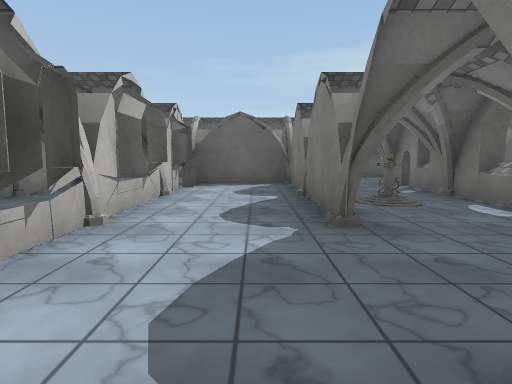
[1] (above)

15 first-person views from a walk through a 3-D level made in the Unity game engine. The camera is 1.5 m above the floor, tilts 6° down and sees 75° across. The floor is counted in squares, 2.67 m on a side. Each view is taken from the middle of a square. On the plan, view 1 faces up. The plan holds only what a view shows up to about 9 squares ahead; the rest is blank. The player is left out. Some surface patterns are stand-ins.

[2]
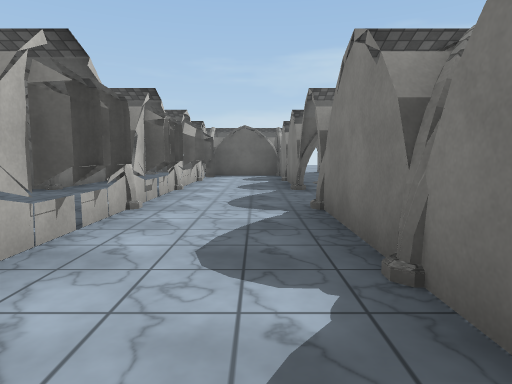

[3]
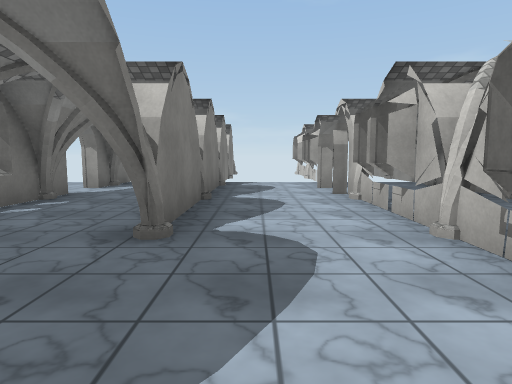

[4]
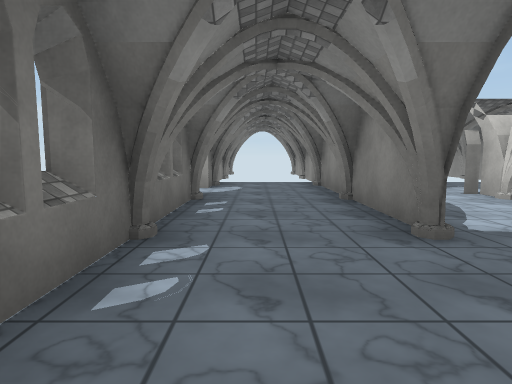

[5]
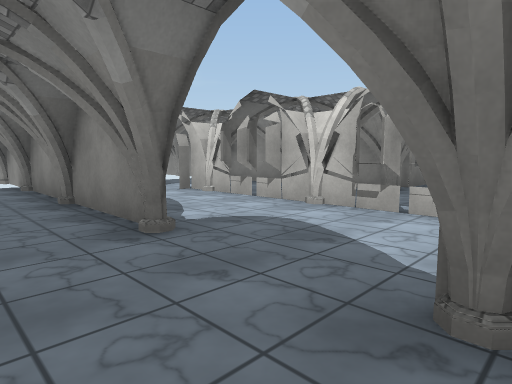

[6]
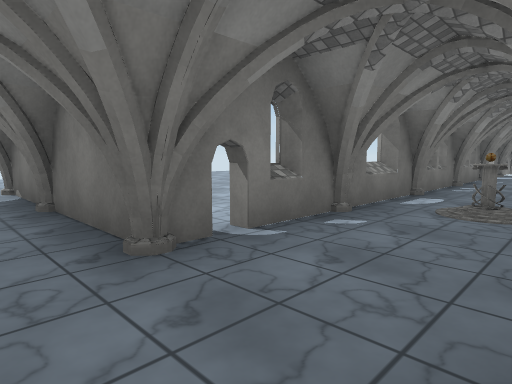

[7]
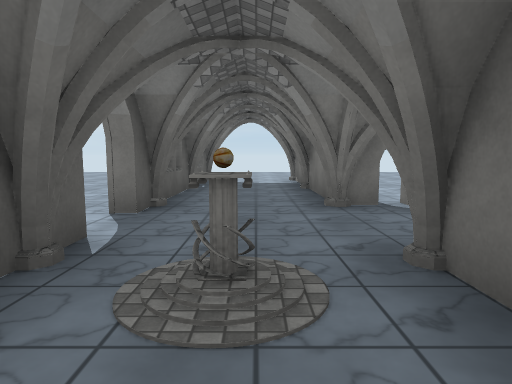

[8]
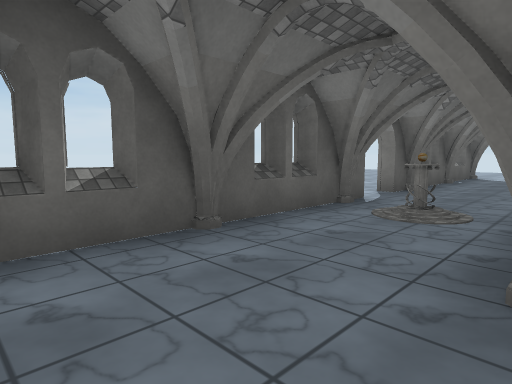

[9]
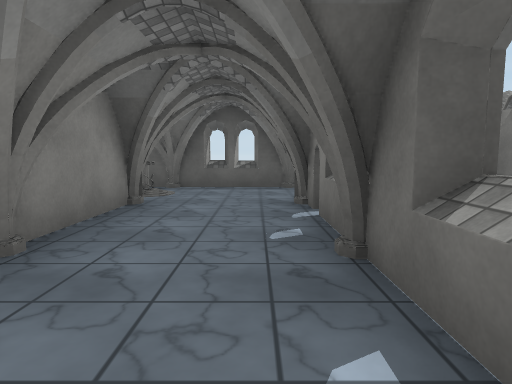

[10]
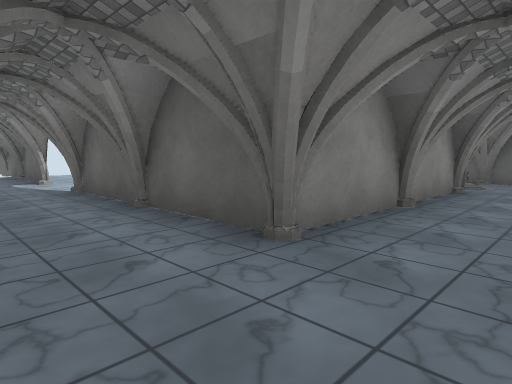

[11]
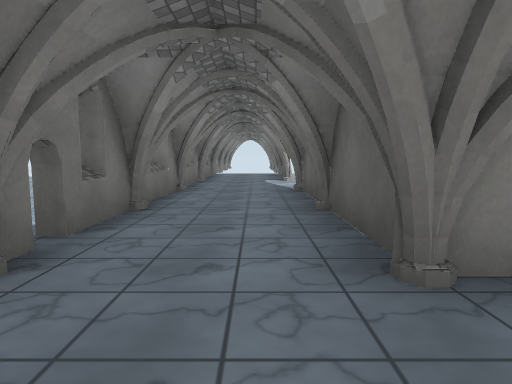

[12]
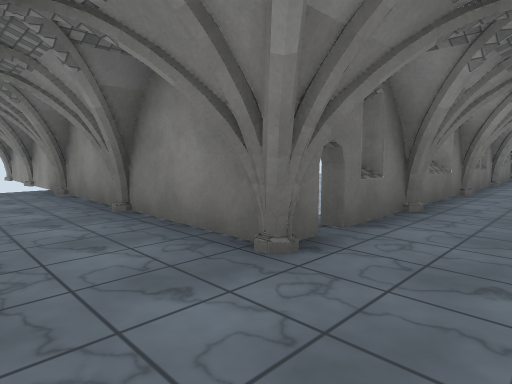

[13]
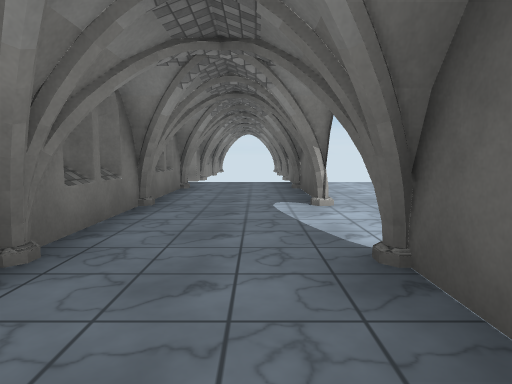

[14]
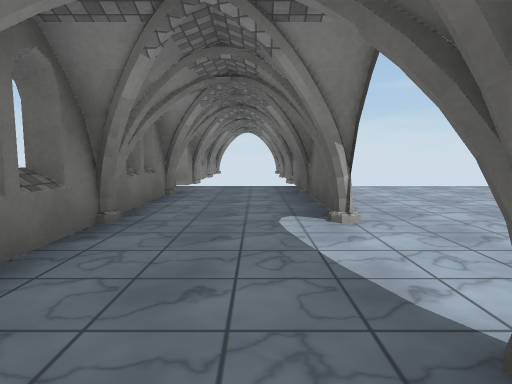

[15]
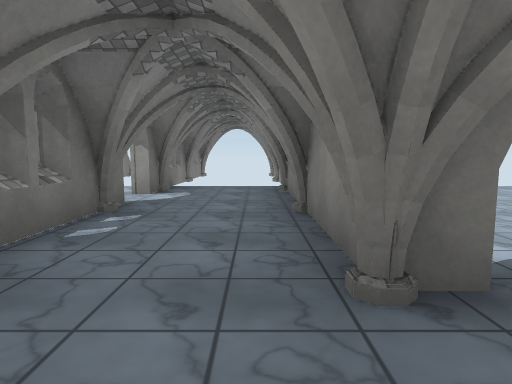

### Floor plan
Points are (right, up) in squares from view 1. A wall is a line through its corners. A room is listed if a view was taken in it or the views show most of it. See-through windows are left out.
Room 1 (views 1, 2, 3)
walls: (0.7, 2.5) (0.7, 7.1) (-1.6, 7.1); (0.9, 2.5) (0.7, 3); (-1.4, 6.2) (-1.4, -2.1); (0.7, -5) (0.7, 1) (1, 0.4)
ways out: opening at (1, 1.5) to room 2; gap at (-1, -3) to room 3
Room 2 (views 4, 5)
walls: (2.8, 4.7) (2.6, 5.1); (2.9, 2.7) (2.9, 6.4); (2.9, 6.5) (2.9, 7.1) (5, 7.1); (2.7, 6.9) (2.8, 7.2) (3, 7.3); (2.9, 0.6) (2.9, 2.5); (0.7, 0.5) (0.7, -1.5); (5.5, 7.1) (7.1, 7.1); (2.9, 9.2) (2.2, 9.2); (2.9, -1.5) (2.9, 0.4); (2.6, -1.7) (2.8, -1.3); (5, 9.2) (3.2, 9.2); (0.7, -1.9) (0.7, -3.6); (2.9, -2.1) (2.9, -1.6); (7.1, 9.2) (5.5, 9.2); (0.8, -3.4) (1, -3.9); (2.9, -3.6) (2.9, -3); (0.7, -4.1) (0.7, -5.5); (2.9, -4.4) (2.9, -3.8)
ways out: opening at (1, 1.5) to room 1; opening at (1, 8) to room 3; opening at (2, 9); opening at (8, 8); gap at (3, -2.5); gap at (3, 6)
objects: other object (2, 4)
Room 3 (views 6, 7, 8, 9, 10, 11, 12, 13, 14, 15)
walls: (-3.4, 2.8) (-3.4, 2.6); (-3.4, 2.8) (-5.6, 2.8); (-3.5, 1) (-3.5, -1.5); (-3.5, 3) (-3.3, 2.6) (-3.7, 2.8); (-3.7, 0.9) (-3.5, 0.8) (-3.3, 0.5) (-3.4, 0.4); (-4.1, 0.7) (-3.3, 0.7); (-5.9, 2.8) (-7.8, 2.8); (-5.7, 0.7) (-4.2, 0.7); (-3.5, 4.9) (-3.5, 2.8); (-1.4, 3.8) (-1.4, 4.9); (-3.5, -1.2) (-3.3, -1.7); (-3.5, -1.6) (-3.5, -3.6); (-8, 0.9) (-7.5, 0.7); (-1.4, 5.3) (-1.4, 6.3); (-1.4, -1.5) (-1.4, 0); (-1.4, -2.1) (-1.4, -1.6); (-3.5, 7) (-3.5, 5); (-1.4, 6.5) (-1.4, 7); (-3.3, 7.2) (-3.4, 6.8); (-3.5, -3.4) (-3.3, -3.9); (-3.5, -3.8) (-3.5, -5.5); (-10, 0.7) (-5.9, 0.7); (-1.4, -3.6) (-1.4, -3); (-10.4, 2.8) (-12, 2.8); (0.1, 7.1) (0.9, 7.1); (0.5, 7.1) (1, 7.3); (-3.3, 9.2) (-3.7, 9); (-1.2, 8.9) (-1.6, 9.1); (-1.4, -5.5) (-1.4, -4); (-12, 0.7) (-10.1, 0.7); (1, 9) (0.5, 9.1); (-12.6, 2.8) (-14.1, 2.8); (1.4, 9.2) (-4, 9.2)
ways out: gap at (-1, -3) to room 1; opening at (1, 8) to room 2; opening at (-13, 1); opening at (-8.5, 3); opening at (-4, 8)
objects: other object (0, 8)

Positions as (right, up) in squares from view 1, and headings:
1: (0, 0), facing up
2: (0, -3), facing up
3: (0, 3), facing down
4: (2, 3), facing down
5: (2, 3), facing down-left
6: (1, 8), facing down-right
7: (-1, 8), facing right
8: (-3, 7), facing up-right
9: (-2, 3), facing up
10: (-2, 1), facing up-left
11: (-2, 2), facing left
12: (-2, 2), facing down-left
13: (-6, 2), facing left
14: (-7, 2), facing left
15: (-3, 2), facing down
